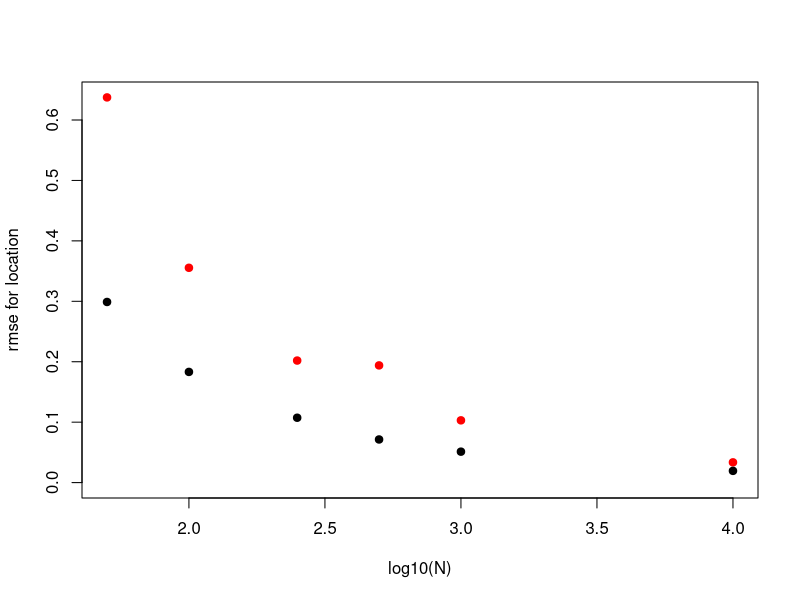

Generate this figure with R:
sim<-function(th,delta,eps) {  #note we're goign to simulate from the pcm
    psi<-list()
    psi[[1]]<-rep(1,length(th))
    k<-th-delta+eps
    psi[[2]]<-exp(k)
    k<-2*(th-delta)
    psi[[3]]<-exp(k)
    psi<-do.call("cbind",psi)
    den<-rowSums(psi)
    p<-psi/den
    resp<-numeric()
    for (i in 1:length(th)) resp[i]<-which(rmultinom(1,1,p[i,])[,1]>0)-1
    resp
}
th<-rnorm(1000)
x<-sim(th,delta=0,eps=1)

##but we'll then estimate via both pcm & andrich unfolding model
like.pcm<-function(pars,th,resp) {
    delta<-pars[1]
    eps<-pars[2]
    psi<-list()
    psi[[1]]<-rep(1,length(th))
    k<-th-delta+eps
    psi[[2]]<-exp(k)
    k<-2*th-2*delta
    psi[[3]]<-exp(k)
    psi<-do.call("cbind",psi)
    den<-rowSums(psi)
    p<-psi/den
    x0<-as.numeric(resp==0)
    x1<-as.numeric(resp==1)
    x2<-as.numeric(resp==2)
    p<-p[,1]*x0+p[,2]*x1+p[,3]*x2
    -sum(log(p))
}
like.andrich<-function(pars,th,resp) {
    delta<-pars[1]
    rho<-pars[2]
    gamma<-cosh(rho)+cosh(th-delta)
    term1<-(cosh(rho))^resp
    term2<-(cosh(th-delta))^(1-resp)
    -sum(log((term1*term2)/gamma))
}
est.pcm<-optim(c(0,1),like.pcm,th=th,resp=x)$par
x2<-ifelse(x==2,0,x) ##note we are throwing info away in the unfolding model
est.andrich<-optim(c(0,.2),like.andrich,th=th,resp=x2)$par

##let's study what the cost of throwing that info away is. we're going to look at item parameter estimates for a bunch of items and different sample size (N) values. what do you anticipate in terms of (1) the RMSE difference between pcm and unfolding model and (2) the difference as a function of smaple size?
rmse<-function(x,y) sqrt(mean((x-y)^2))
out<-list()
for (N in c(50,100,250,500,1000,10000)) {
    th<-rnorm(N)
    deltaL<-runif(25,min=-1,max=1)
    est.pcm<-est.andrich<-list()
    for (i in 1:length(deltaL)) {
        x<-sim(th,delta=deltaL[i],eps=1)
        x2<-ifelse(x==2,0,x)
        est.pcm[[i]]<-optim(c(0,1),like.pcm,th=th,resp=x)$par
        est.andrich[[i]]<-optim(c(0,.2),like.andrich,th=th,resp=x2)$par
    }
    est.pcm<-do.call("rbind",est.pcm)
    est.andrich<-do.call("rbind",est.andrich)
    x1<-rmse(deltaL,est.pcm[,1])
    x2<-rmse(deltaL,est.andrich[,1])
    out[[as.character(N)]]<-c(N,x1,x2)
}
z<-do.call("rbind",out)

plot(log10(z[,1]),z[,3],pch=19,col='red',ylim=c(0,max(z[,3])),xlab='log10(N)',ylab='rmse for location')
points(log10(z[,1]),z[,2],pch=19)
